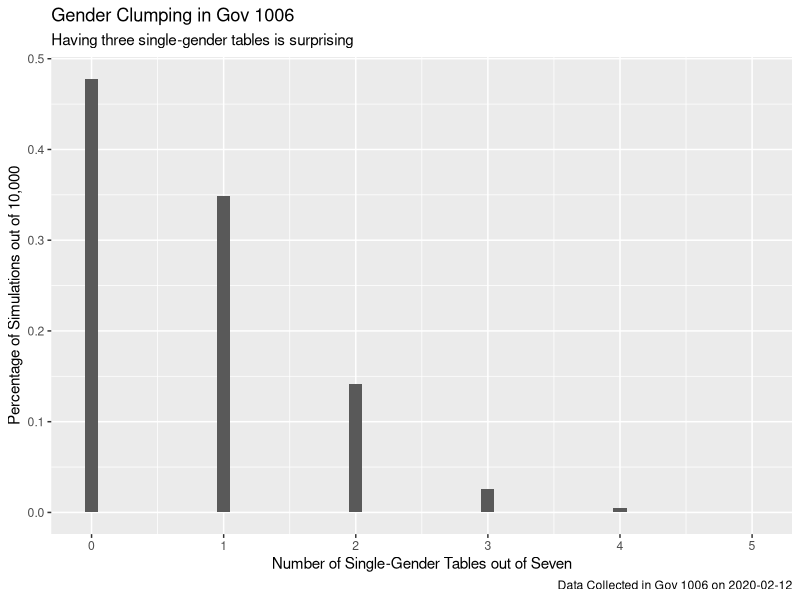
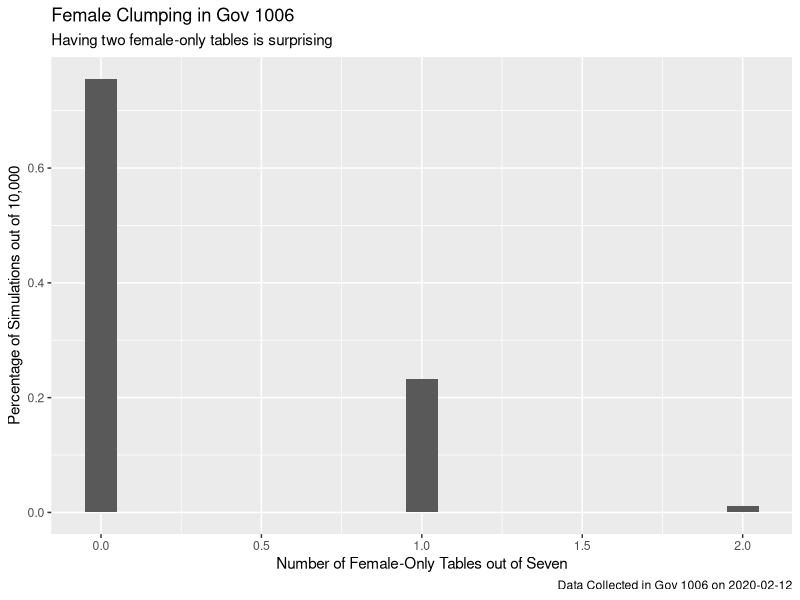

R code for these plots, in order:
## ---- chunk 1
knitr::opts_chunk$set(echo = FALSE)
library(tidyverse)
## ---- chunk 2
# Before we run the simulation, we need the basic data and some simple
# functions. Removing the graduate students, there are 16 men and 14 women in
# the class. Let's use a vector to represent that information. Implicitly, the
# first four values in the vector sit at table 1, the second four sit at table 2
# and so on.

class30 <- c(rep("M", 16), rep("F", 14))

seat_a_class <- function(){
  
  # A class seating is defined as 28 of the 30 students in a vector. We only
  # need 28 because the last two, by assumption, sit at the table with Cian/Alex
  # and, therefore, don't matter to our calculations. The function could be a
  # one-line --- list(sample(class30)[1:28]) --- but I like to show the individual
  # steps.
  
  # I think that returning a list is necessary because I am going to assign the
  # result as a list-column!!
  
  x <- sample(class30)
  x <- x[1:28]
  list(x)
}

calc_clumped_tables <- function(seating){
  
  # Given a seating --- which, again, is just a vector of length 28 with Ms and
  # Fs in random order --- how many clumped tables are there? We will define a
  # clumped table as one that is all M or all F. As discussed in class, there
  # are other definitions of "clumping" that we could use.
  
  # Good functions test to see if their assumptions are met. See the chapter in
  # the new 1005 textbook for discussion:
  # https://davidkane9.github.io/PPBDS/6-functions.html
  
  stopifnot(is.list(seating))
  plan <- unlist(seating)
  
  # MOLLY: use stopifnot() to assert things and tell the function to stop if any of these are not true
  # MOLLY: in this case we want the insert to be a list, with 28 ppl, that are M or F only
  # MOLLY: this will stop nonsense results from being created and instead throw an error
  
  stopifnot(length(plan) == 28)
  stopifnot(all(plan %in% c("M", "F")))

  # It is not obvious how to do this elegantly. So, I just hack it! (Stole this
  # approach from Beau, I think.) I grab out each table, one at a time, knowing
  # that I have arbitrarily decided that seats 1 through 4 are Table 1, seats 5
  # through 8 are Table 2 and so on. Then, I create a logical vector reporting
  # whether or the person at each seat is Female. Then, I sum up this vector. If
  # it is all Male, the sum will be zero. It it is all Female, the sum will be
  # four. Check that, and sum of the results for each table. Obviously, you need
  # to do a fair bit of fussing to make sure this is working. Test cases would
  # be good!
  
  clumps <- 
    (sum(plan[1:4] == "F") %in% c(0, 4)) +
    (sum(plan[5:8] == "F") %in% c(0, 4)) +
    (sum(plan[9:12] == "F") %in% c(0, 4)) +
    (sum(plan[13:16] == "F") %in% c(0, 4)) +
    (sum(plan[17:20] == "F") %in% c(0, 4)) +
    (sum(plan[21:24] == "F") %in% c(0, 4)) +
    (sum(plan[25:28] == "F") %in% c(0, 4))
  
  return(clumps)
}



calc_female_clumped_tables <- function(seating){
  
  stopifnot(is.list(seating))
  plan <- unlist(seating)
  
  stopifnot(length(plan) == 28)
  stopifnot(all(plan %in% c("M", "F")))

  clumps <- 
    (sum(plan[1:4] == "F") == 4) +
    (sum(plan[5:8] == "F") == 4) +
    (sum(plan[9:12] == "F") == 4) +
    (sum(plan[13:16] == "F") == 4) +
    (sum(plan[17:20] == "F") == 4) +
    (sum(plan[21:24] == "F") == 4) +
    (sum(plan[25:28] == "F") == 4)
  
  return(clumps)
}


## ---- chunk 3
# Those are all the tools we need. Many/most of my simulations use the tricks we
# learned in Gov 1005: list-colums and map_* functions are your friends!
# https://davidkane9.github.io/PPBDS/6-functions.html#list-columns-and-map_-functions

# I don't really need cache=TRUE since the code does not take *that* long to
# run. I just wanted to remind you of that trick.

sim <- 
  tibble(replication = 1:10000) %>% 
  mutate(seating_plan = map(replication, ~ seat_a_class())) %>% 
  mutate(clumps = map_int(seating_plan, ~ calc_clumped_tables(.)))

# map function says: take first thing (usually a column of a table) - and run this function on that - and store the result in each row of the tibble

# use str() function to look at the results of a column from sim 

female_sim <-
  tibble(replication = 1:10000) %>% 
  mutate(seating_plan = map(replication, ~ seat_a_class())) %>% 
  mutate(clumps = map_int(seating_plan, ~ calc_female_clumped_tables(.)))
  
 
## ---- chunk 4
# Once we have the data, plotting is straightforward. The ..prop.. trick
# required some Googling. Of course, I could just have calculated the
# percentages by hand.

sim %>% 
  ggplot() + 
    geom_bar(mapping = aes(x = clumps, y = ..prop..), 
             width = 0.1) +
    labs(title = "Gender Clumping in Gov 1006",
         subtitle = "Having three single-gender tables is surprising",
         caption = "Data Collected in Gov 1006 on 2020-02-12",
         x = "Number of Single-Gender Tables out of Seven",
         y = "Percentage of Simulations out of 10,000")

female_sim %>% 
  ggplot() + 
    geom_bar(mapping = aes(x = clumps, y = ..prop..), 
             width = 0.1) +
    labs(title = "Female Clumping in Gov 1006",
         subtitle = "Having two female-only tables is surprising",
         caption = "Data Collected in Gov 1006 on 2020-02-12",
         x = "Number of Female-Only Tables out of Seven",
         y = "Percentage of Simulations out of 10,000")
## ---- chunk 5

ppl_in_class <- 80
grades <- rnorm(ppl_in_class, 75, 10)

noise1 <- rnorm(ppl_in_class, 0, 10)
noise2 <- rnorm(ppl_in_class, 0, 10)

midterm <- grades + noise1
final <- grades + noise2

exams <- data.frame(midterm,final) %>%
  mutate(complainer = NA) %>%
  mutate(treatment = NA)

for(i in 1:nrow(exams)) {
  
  ifelse(exams$midterm < 75, 
         exams$complainer[i] <- rbinom(1, 1, .67),
         exams$complainer[i] <- rbinom(1, 1, .33))
  
}

for(i in 1:nrow(exams)) {
  
  ifelse(exams$complainer == 1, 
         exams$treatment[i] <- rbinom(1, 1, .5),
         exams$treatment[i] <- 0)
  
}

